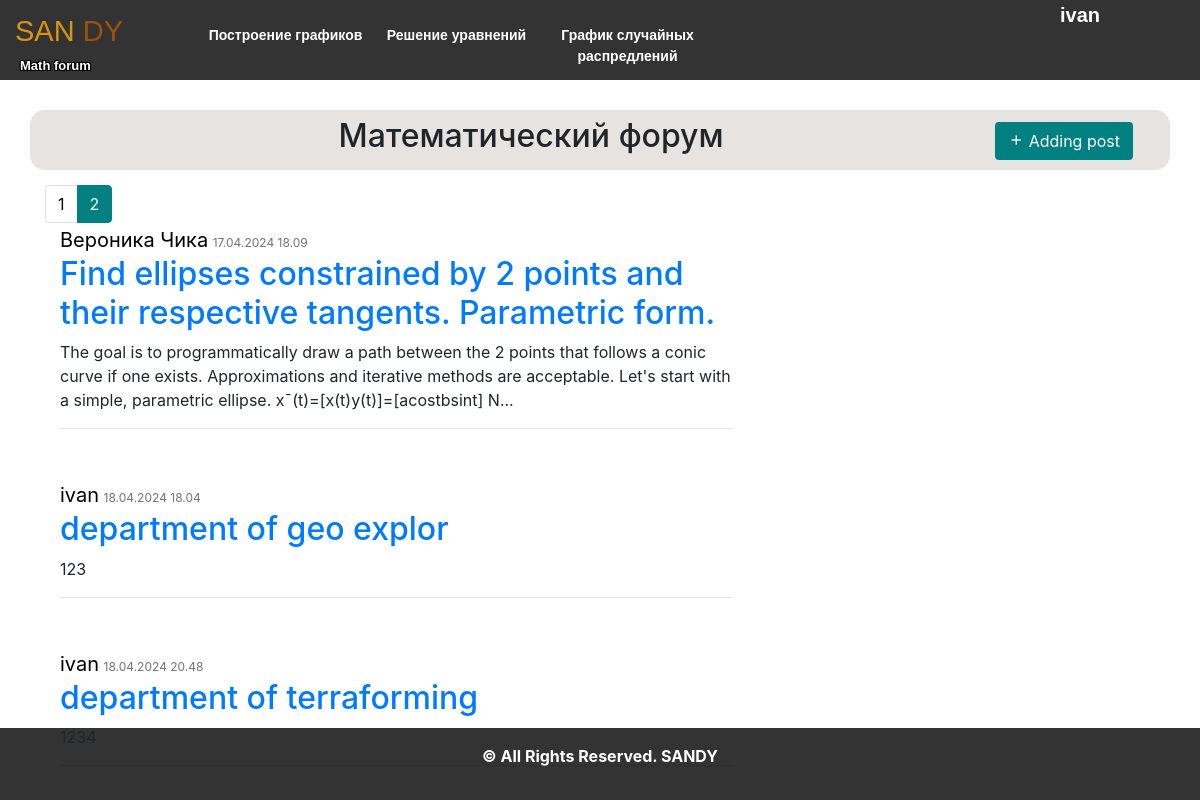
The app's page /forum?page=2 (signed in) with its own data.
### data/users.py (models this page shows, shortened)
class User(SqlAlchemyBase, UserMixin, SerializerMixin):
    __tablename__ = 'users'
    id = sqlalchemy.Column(sqlalchemy.Integer, primary_key=True, autoincrement=True)
    username = sqlalchemy.Column(sqlalchemy.String, nullable=True)
    email = sqlalchemy.Column(sqlalchemy.String, index=True, unique=True, nullable=True)
    hashed_password = sqlalchemy.Column(sqlalchemy.String, nullable=True)
    post = orm.relationship("Post", back_populates='user')

### data/post.py (models this page shows, shortened)
class Post(SqlAlchemyBase, SerializerMixin):
    __tablename__ = 'posts'
    id = sqlalchemy.Column(sqlalchemy.Integer, primary_key=True, autoincrement=True)
    team_leader = sqlalchemy.Column(sqlalchemy.Integer, sqlalchemy.ForeignKey("users.id"))
    user = orm.relationship('User')
    title = sqlalchemy.Column(sqlalchemy.String, nullable=True)
    posts = sqlalchemy.Column(sqlalchemy.String, nullable=True)
    views = sqlalchemy.Column(sqlalchemy.Integer, default=0)
    image_post = sqlalchemy.Column(sqlalchemy.String(50), nullable=False, default='default.jpg')
    start_date = sqlalchemy.Column(sqlalchemy.DateTime, default=datetime.datetime.now)

### main.py (the view)
@app.route("/", methods=['GET', 'POST'])
@app.route("/forum", methods=['GET', 'POST'])
def forum():
    session = db_session.create_session()
    posts = session.query(Post).all()
    if posts:
        page = request.args.get('page', 1, type=int)  # Получаем номер текущей страницы из параметров запроса
        per_page = 3  # Количество постов на одной странице
        total_posts = len(posts)  # Общее количество постов
        start_index = (page - 1) * per_page
        end_index = min(start_index + per_page, total_posts)
        posts_on_page = posts[start_index:end_index]
        pagination_info = {
            'total': total_posts,
            'page': page,
            'per_page': per_page,
            'pages': total_posts // per_page + (1 if total_posts % per_page > 0 else 0)
        }
        total_pages = total_posts // per_page + (1 if total_posts % per_page > 0 else 0)
        return render_template("index.html", title='Математический форум',
                           posts=posts_on_page, total_pages=total_pages, page=page)
    return render_template("index.html", title='Математический форум',
                           either="Пока ещё не опубликовано ни одного поста")

### data/db_session.py (called while the page is built)
def create_session() -> Session:
    global __factory
    return __factory()

### main.py (called while the page is built)
@login_manager.user_loader
def load_user(user_id):
    db_sess = db_session.create_session()
    return db_sess.query(User).get(user_id)

### templates/index.html
{% extends "base.html" %}
{% block content %}
<div class="container">
    <div class="header" style="text-align: center; margin: 15px; padding: 7px;">
        <a href="/post" class="btn" style="margin-top: 5px;"><i class='bx bx-plus'></i> Adding post</a>
        <h2>{{title}}</h2>
    </div>
    {% if posts %}
        <div class="container_blog">
            <div class="blog_content">
              {% for item in posts %}
                <div class="post-content">
                    <a style="font-size: 20px; color: black;">{{item.user.username}}</a>
                    <a style="color: #727272; font-size: 12px;">{{item.start_date.strftime('%d.%m.%Y %H.%M')}}</a>
                    <a href="{{ url_for('look_post', post_id=item.id) }}"><h2>{{item.title}}</h2></a>
                    {% if item.posts|count >= 100 or item %}
                        <p class="article-content" align="left">{{ item.posts|safe|truncate(250, True) }}
                    {% else %}
                        <p class="article-content" align="left">{{ item.posts }}</p>
                    {% endif %}
                    <hr />
                </div>
              {% endfor %}
            </div>
        </div>
    {% endif %}
    <nav aria-label="Page navigation example" style="float: left; margin-bottom: 10px; text-align: center; ">
      <ul class="pagination justify-content-center">
        {% for page_num in range(1, total_pages + 1) %}
          {% if page_num == page %}
            <li class="page-item active"><a class="page-link" href="{{ url_for('forum', page=page_num) }}"
                                            style="background-color: teal; border-color: teal;">{{ page_num }}</a></li>
          {% else %}
            <li class="page-item"><a class="page-link" href="{{ url_for('forum', page=page_num) }}"
                                     style="color: black">{{ page_num }}</a></li>
          {% endif %}
        {% endfor %}
      </ul>
    </nav>
</div>
{% endblock %}

### templates/base.html (shortened to what this page needs)
<!doctype html>
<html lang="en">
  <head>
    <link rel="stylesheet" href="/static/css/style.css">
    <link rel="stylesheet" href="https://cdn.jsdelivr.net/npm/bootstrap-icons@1.11.3/font/bootstrap-icons.min.css">
    <link rel="stylesheet"
          href="https://stackpath.bootstrapcdn.com/bootstrap/4.4.1/css/bootstrap.min.css"
>
    <link href='https://unpkg.com/boxicons@2.1.4/css/boxicons.min.css' rel='stylesheet'>
  </head>
  <body>
    <div id="block-body">
      <header>
        <div class="logo">
          <a href="/" style="text-decoration: none">
            <span class="use">SAN</span>
            <span class="web">DY</span>
          </a>
          <p>Math forum</p>
        </div>
        <div class="top-menu">
          <ul>
            <li><a href="/graf">Построение графиков</a></li>
            <li><a href="/uravn">Решение уравнений</a></li>
            <li><a href="/raspr">График случайных распредлений</a></li>
          </ul>
        </div>
        <div class="block-top-auth">
          {% if current_user.is_authenticated %}
          <a class="nikname" href="/logout" title="log out">{{ current_user.username }}</a></p>
          {% else %}
          <p><a href="/register" >Регистрация</a></p>
          <p><a href="/login" >Вход</a></p>
          {% endif %}
        </div>
      </header>
    </div>
    <main>
      {% block content %}
      {% endblock %}
    </main>
    <footer class="page-footer">
      <p><b>© All Rights Reserved. SANDY</b></p>
    </footer>
  </body>
</html>

### static/css/style.css (style rules this page uses)
* { margin: 0; padding: 0; }
body { background-image: url("../img/white-needle.png"); }
#block-body { width: 100%; height: auto; }
header { width: screen width; height: 80px; background-color: #333; }
.logo { width: 200px; float: left; height: 80px; }
.logo a { display: block; margin-left: 15px; margin-top: 10px; font-family: "Exo2-Bold", sans-serif; font-size: 29px; color: #b2aeb2; text-decoration: none; cursor: pointer; }
.use { color: #db9411; }
.web { color: hsl(29, 85%, 33%); }
.logo p { margin-left: 20px; margin-top: 2px; margin-bottom: 5px; font-family: "Exo2-Medium", sans-serif; font-size: 13px; color: white; font-weight: 800; text-shadow: -1px -1px 0 #000, 1px -1px 0 #000, -1px 1px 0 #000, 1px 1px 0 #000; }
.top-menu { width: screen width; height: 80px; float: left; }
.top-menu ul li { list-style: none; float: left; text-align: center; }
.top-menu ul li a { display: block; width: 171px; text-decoration: none; font-family: "Exo2-Medium", sans-serif; font-size: 14px; color: white; height: 80px; padding-top: 25px; cursor: pointer; font-weight: 550; border-radius: 20px; }
.block-top-auth { width: 100px; float: right; margin-right: 40px; height: 80px; }
.block-top-auth a { text-decoration: none; color: white; font-family: "Exo2-Medium", sans-serif; font-size: 15px; font-weight: 700; text-decoration: underline; cursor: pointer; }
.block-top-auth .nikname { font-size: 20px; text-decoration: none; }
.page-footer { padding: 1rem; background: #333; color: #fff; text-align: center; }
body { display: flex; flex-direction: column; }
html, body { min-height: 100vh; }
main { flex-grow: 1; }
footer { flex-grow: 0; }
.container { margin: 30px; border: 10px; background-color: #e6e3e0; border-radius: 15px; }
.container_blog { position: absolute; margin-top: 15px; }
.post-content { padding: 20px 10px 10px 10px; margin: 5px; width: 60%; }
.container .header .btn { background-color: teal; color: #fff; transition: all .7s; float: right; }

### records on screen
User: username "ivan"
Post: user.username "Вероника Чика", start_date "17.04.2024 18.09", title "Find ellipses constrained by 2 points and their respective tangents. Parametric form.", posts "The goal is to programmatically draw a path between the 2 points that follows a conic curve if one exists. Approximations and iterative methods are acceptable. Let's start with a simple, parametric ellipse. x¯(t)=[x(t)y(t)]=[acostbsint] N..."
Post: user.username "ivan", start_date "18.04.2024 18.04", title "department of geo explor", posts "123"
Post: user.username "ivan", start_date "18.04.2024 20.48", title "department of terraforming"

### other values on screen
{{ title }} "Математический форум"
{{ page_num }} "1"
{{ page_num }} "2"
